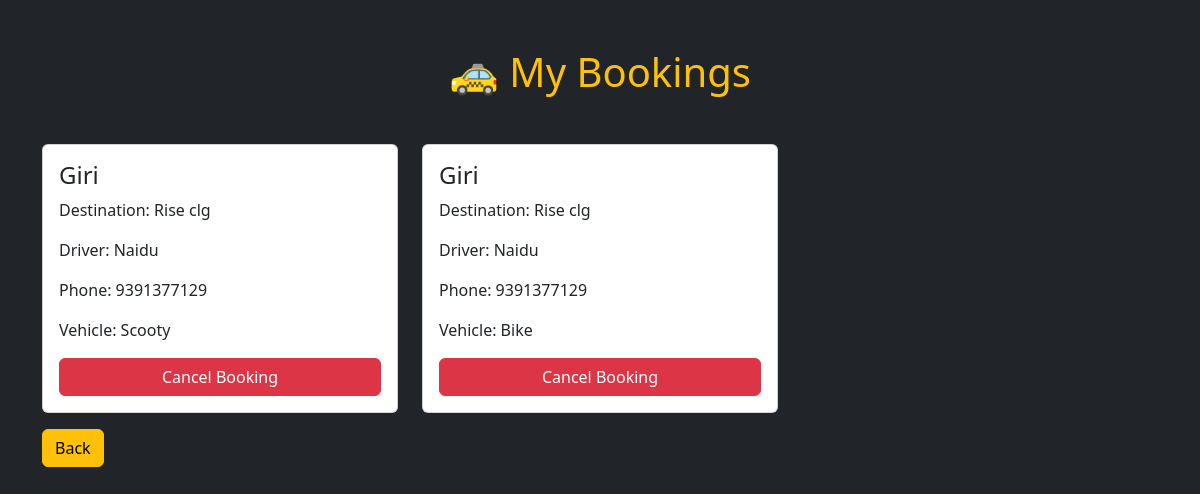
Screenshot of /mybookings (signed in) with the database file from the repository.
### tables this page shows
CREATE TABLE rides (
    id INTEGER PRIMARY KEY AUTOINCREMENT,
    username TEXT,
    name TEXT,
    from_location TEXT,
    destination TEXT,
    seats INTEGER,
    time TEXT,
    vehicle TEXT,
    phone TEXT,
    rating INTEGER DEFAULT 0,
    completed INTEGER DEFAULT 0
);

### app.py (the view)
@app.route("/mybookings")
def mybookings():
    if "user" not in session:
        return redirect("/login")
    passenger = session["user"]
    conn = connect_db()
    cursor = conn.cursor()
    cursor.execute("""
        SELECT rides.id,
               rides.username,
               rides.name,
               rides.from_location,
               rides.destination,
               rides.seats,
               rides.time,
               rides.vehicle,
               rides.phone,
               rides.rating,
               rides.completed
        FROM bookings
        JOIN rides ON bookings.ride_id = rides.id
        WHERE bookings.passenger=?
    """, (passenger,))
    my_rides = cursor.fetchall()
    conn.close()
    return render_template("mybookings.html", my_rides=my_rides)

### app.py (called while the page is built)
def connect_db():
    return sqlite3.connect("rides.db")

### templates/mybookings.html (shortened to what this page needs)
<!DOCTYPE html>
<html>
<head>
<link href="https://cdn.jsdelivr.net/npm/bootstrap@5.3.3/dist/css/bootstrap.min.css" rel="stylesheet">
</head>
<body class="bg-dark text-white">
<div class="container mt-5">
<h1 class="text-center text-warning mb-5">
🚕 My Bookings
</h1>
<div class="row">
{% for ride in my_rides %}
<div class="col-md-4">
<div class="card p-3 mb-3">
<h4>{{ ride[2] }}</h4>
<p>Destination: {{ ride[4] }}</p>
<p>Driver: {{ ride[1] }}</p>
<p>Phone: {{ ride[8] }}</p>
<p>Vehicle: {{ ride[7] }}</p>
<a href="/cancel_booking/{{ ride[0] }}"
   class="btn btn-danger">
Cancel Booking
</a>
</div>
</div>
{% endfor %}
</div>
<a href="/"
   class="btn btn-warning">
Back
</a>
</div>
</body>
</html>

### rows the page displays
rides: name "Giri", destination "Rise clg", username "Naidu", phone "9391377129", vehicle "Scooty"
rides: name "Giri", destination "Rise clg", username "Naidu", phone "9391377129", vehicle "Bike"
